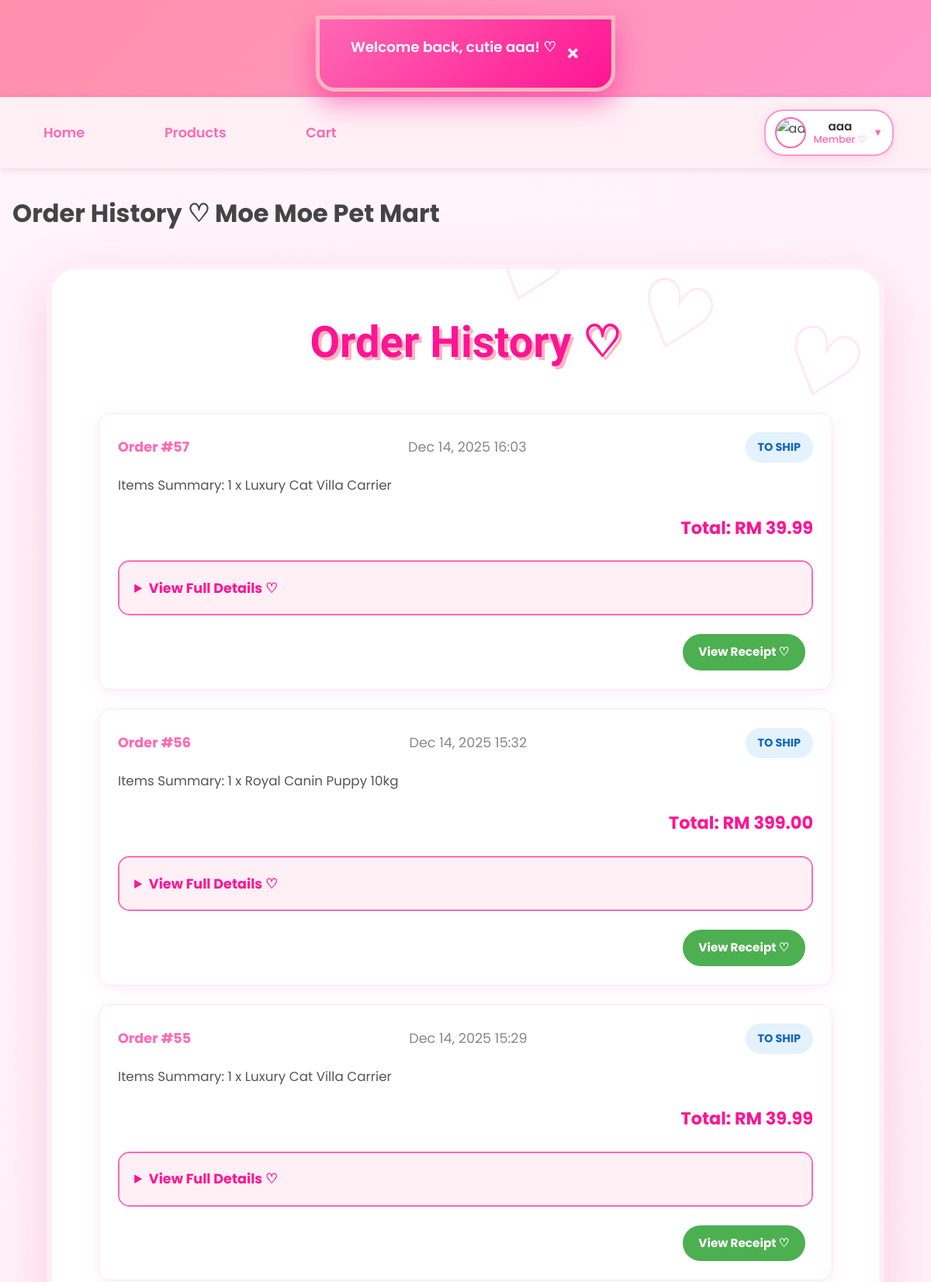
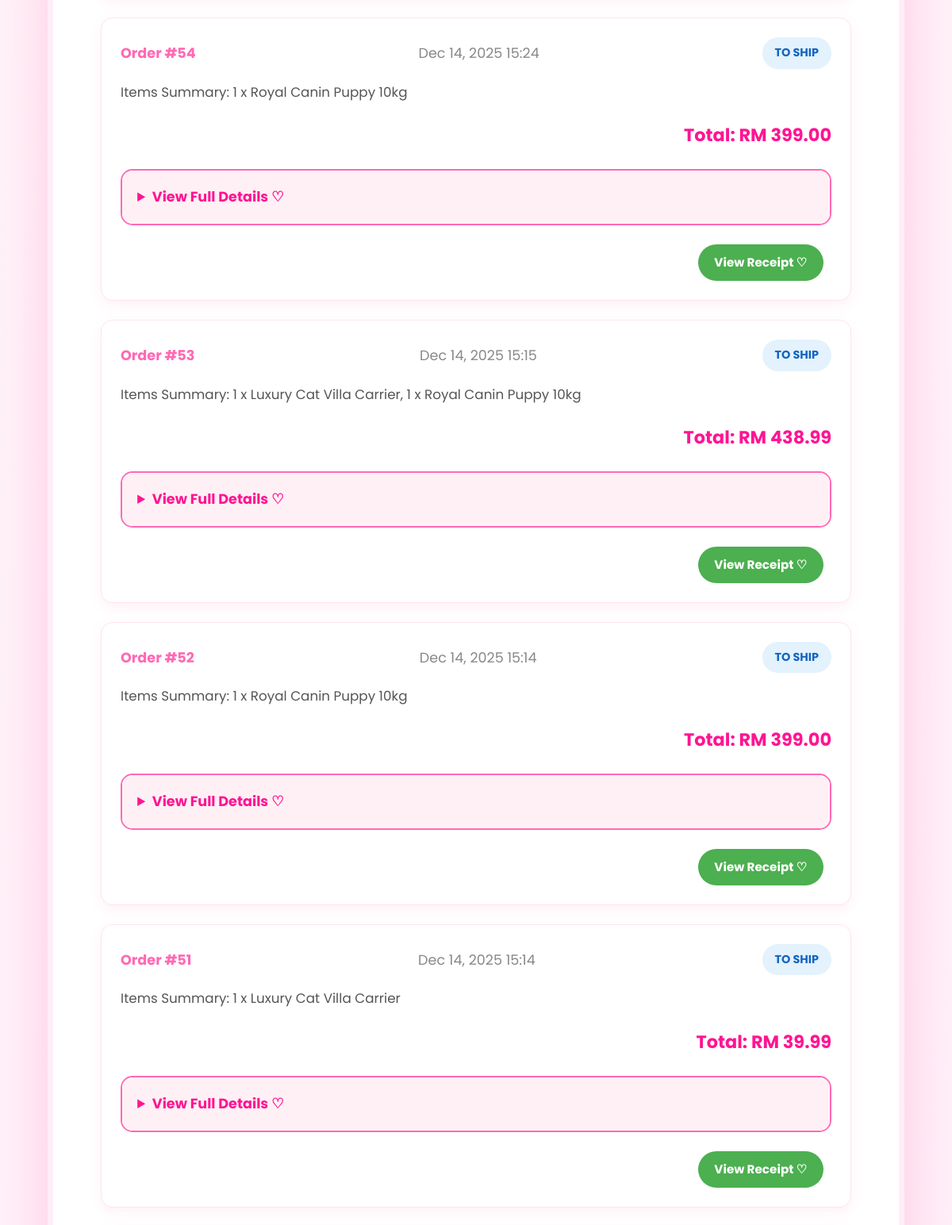
/member/order_history.php (signed in, upper part), run on the app's committed database (2 pictures, top to bottom).
### tables this page shows
CREATE TABLE `orders` (
  `order_id` int(11) NOT NULL,
  `user_id` int(11) NOT NULL,
  `total_amount` decimal(10,2) NOT NULL,
  `payment_method` varchar(50) DEFAULT NULL,
  `card_last4` varchar(4) DEFAULT NULL,
  `qr_code` text DEFAULT NULL,
  `qr_generated_at` datetime DEFAULT NULL,
  `order_date` datetime NOT NULL DEFAULT current_timestamp(),
  `order_status` varchar(50) DEFAULT 'Pending Payment',
  `status` enum('Pending Payment','To Ship','Shipped','Completed','Cancelled','Return/Refund') NOT NULL DEFAULT 'Pending Payment'
);

### _base.php (called while the page is built, shortened)
<?php
function encode($value) {
    return htmlentities($value);
}

### member/order_history.php (the view, shortened to what this page needs)
<?php
require '../_base.php';
include '../_head.php';
$user = current_user();
$sql = "SELECT o.*, GROUP_CONCAT(CONCAT(oi.quantity, ' x ', p.product_name) SEPARATOR ', ') AS items_summary
        FROM orders o
        LEFT JOIN order_items oi ON o.order_id = oi.order_id
        LEFT JOIN product p ON oi.product_id = p.product_id
        WHERE o.user_id = ?
        GROUP BY o.order_id
        ORDER BY o.order_date DESC";
$stm = $_db->prepare($sql);
$stm->execute([$user->id]);
$orders = $stm->fetchAll();
?>
<div class="container">
    <h2>Order History ♡</h2>
    <?php if (empty($orders)): ?>
        <div class="empty-purchases">
            <img src="/images/empty-cart.png" alt="No history" style="width: 200px; opacity: 0.8;">
            <p>No order history yet~ Start shopping! ♡</p>
            <a href="products.php" class="btn btn-primary">Shop Now ♡</a>
        </div>
    <?php else: ?>
        <div class="purchase-list">
            <?php foreach ($orders as $order): ?>
                <div class="purchase-card">
                    <div class="order-header">
                        <span class="order-id">Order #<?= $order->order_id ?></span>
                        <span class="order-date"><?= date('M d, Y H:i', strtotime($order->order_date)) ?></span>
                        <span class="order-status <?= strtolower(str_replace(' ', '-', $order->order_status)) ?>">
                            <?= $order->order_status ?>
                        </span>
                    </div>
                    <div class="order-items">
                        <p>Items Summary: <?= encode($order->items_summary ?? 'No items') ?></p>
                    </div>
                    <div class="order-total">
                        Total: RM <?= number_format($order->total_amount, 2) ?>
                    </div>
                    <details class="order-details">
                        <summary>View Full Details ♡</summary>
                    </details>
                    <div class="order-actions">
                        <?php if ($order->order_status !== 'Pending Payment'): ?>
                            <a href="receipt.php?id=<?= $order->order_id ?>" class="btn btn-receipt">View Receipt ♡</a>
                        <?php endif; ?>
                    </div>
                </div>
            <?php endforeach; ?>
        </div>
    <?php endif; ?>
</div>
<?php include '../_foot.php'; ?>

### data on the page
orders: order_id "57", order_date "Dec 14, 2025 16:03", order_status "TO SHIP", items_summary "1 x Luxury Cat Villa Carrier", total_amount "39.99"
orders: order_id "56", order_date "Dec 14, 2025 15:32", order_status "TO SHIP", items_summary "1 x Royal Canin Puppy 10kg", total_amount "399.00"
orders: order_id "55", order_date "Dec 14, 2025 15:29", order_status "TO SHIP", items_summary "1 x Luxury Cat Villa Carrier", total_amount "39.99"
orders: order_id "54", order_date "Dec 14, 2025 15:24", order_status "TO SHIP", items_summary "1 x Royal Canin Puppy 10kg", total_amount "399.00"
orders: order_id "53", order_date "Dec 14, 2025 15:15", order_status "TO SHIP", items_summary "1 x Luxury Cat Villa Carrier, 1 x Royal Canin Puppy 10kg", total_amount "438.99"
orders: order_id "52", order_date "Dec 14, 2025 15:14", order_status "TO SHIP", items_summary "1 x Royal Canin Puppy 10kg", total_amount "399.00"
orders: order_id "51", order_date "Dec 14, 2025 15:14", order_status "TO SHIP", items_summary "1 x Luxury Cat Villa Carrier", total_amount "39.99"

### other printed values
$displayName "aaa"
$roleText "Member ♡"
$_title "Order History ♡ Moe Moe Pet Mart"
